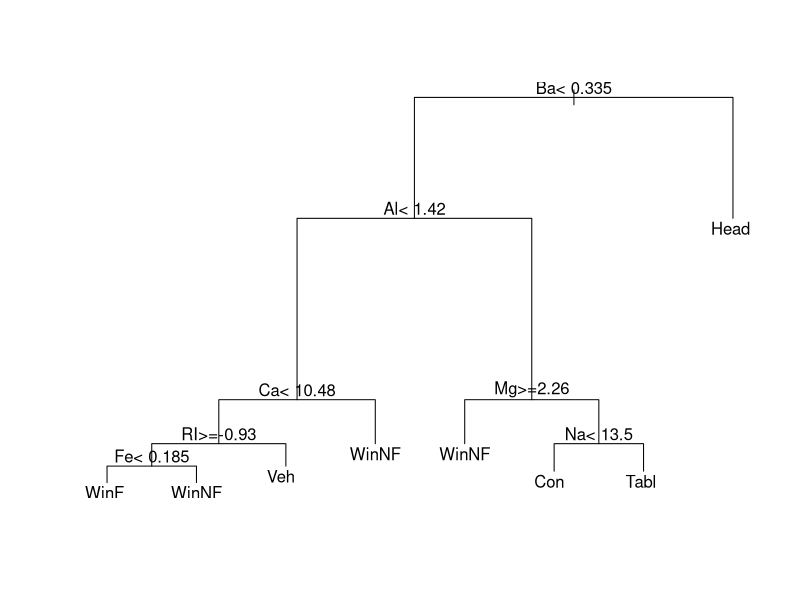
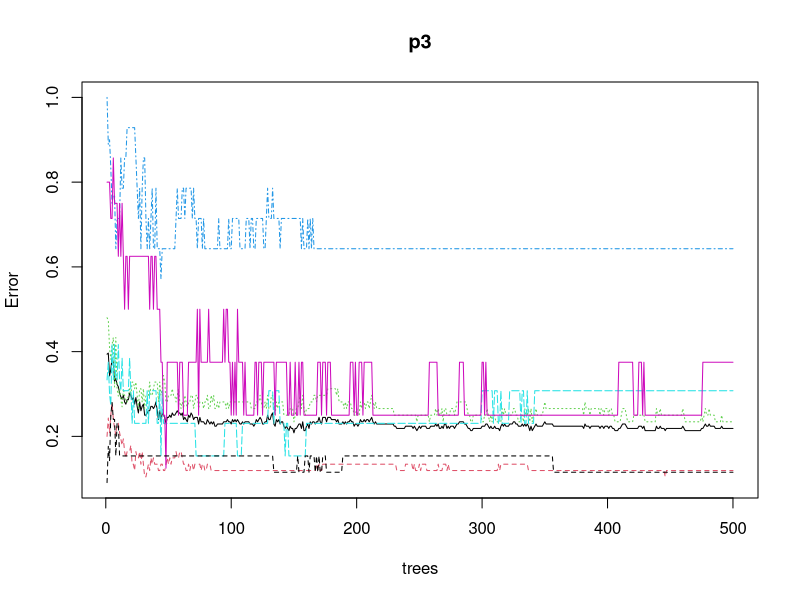
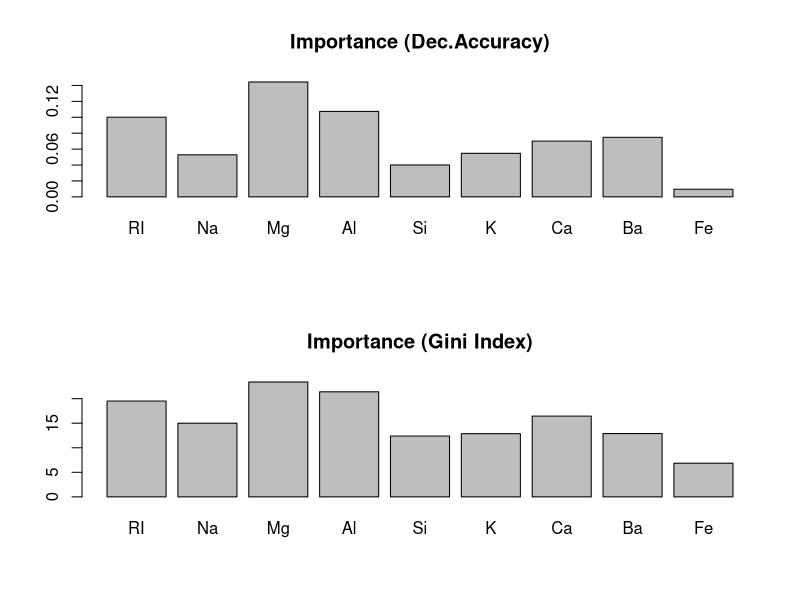

These charts were generated, in order, by the following R code:
######################################
###     Decision Trees, Bagging    ###  
###   and Random Forest Exercise   ###
######################################

# We use the prediction tool Random Forest, which 
# is very powerful and yet easy to use. To help 
# understanding, we set it in a context of other 
# tools:

#  1. Decision Tree: A building block.
#  2. Bagging: Improvement by tree ensembles.
#  3. Random Forest: Injecting more randomness 
#     into tree ensembles.

# WE use the Forensic Glass data in the MASS package. 
# The goal is predict type (of glass fragments) with 
# a set of predictors (of chemical properties). 

# Sample using 90% of data points as the training sample 
# and use the other 10% as test sample. Take a look at the
# data first:

library(MASS)
data(fgl)
str(fgl)
# set.seed for replication
set.seed(1234)
# establish the training and test data sets:
ind <- sample(2, nrow(fgl), 
            replace=TRUE, prob=c(0.9, 0.1))

# we use the 90% for training
trainData <- fgl[ind==1,]

# we use the 10% for testing
testData <- fgl[ind==2,]

# Decision Tree

# A tree-based prediction method (e.g. CART) partitions 
# the feature (variables) space into a set of rectangles, 
# on which fixed constants (predictions) are assigned.

# We can use the rpart function in the rpart package, 
# which implements CART. Load the rpart library and then
# create a tree modeling: type ~ (as a function of) all
# of the rest of the variables using the training data
# only
library(rpart)
p1 <- rpart(type ~ ., data = trainData)
# look at the rules
p1
str(p1)
class(p1)
# plot the tree
plot(p1)
# add text to the tree
text(p1)

# Bagging

# Bagging (Boostrap Aggregation) simply grows multiple trees, 
# each tree growing on a different bootstrap sample. It then
# reports the majority vote or mean response (across all trees)
# as the prediction. We can use the bagging() function in
# the ipred package.
install.packages("ipred")
library(ipred)

# look at the bagging function with help
?bagging

# Perform bagging where the formula is type ~ (as a function
# of) all of the other variables. Use the nbagg= argument
# to set the number of bootstrap samples to 100 and use
# the (compute out of bag) coob= argument to the function 
# to compute an out-of-bag estimate of the error rate. 
# The coob option requests the out-of-bag estimate of 
# the misclassification error.

p2 <- bagging(type ~ ., data = fgl, nbagg=100, coob = T)
p2

# Random Forest

# Random Forest injects additional randomness into the
# bagging procedure on trees: each node is split using
# the best among a subset of predictors randomly chosen
# at that node, instead of the full set. It has the
# following merits:

# . Superior performance.
# . Robust against overfitting.
# . Easy to use, little tuning.

# Thus it is a highly recommended prediction tool. 

library(randomForest)
p3 <- randomForest(type ~ ., data = trainData, importance = T)
p3

plot(p3)

# The plot method traces the error rates (out-of-bag, 
# and by each response category) as the number of 
# trees increases. The importance option in the
# randomForest function requests the assessment of 
# predictor importances. 

# There are two global measures: one is the mean decrease
# in accuracy over all classes, the other is the mean 
# decrease in Gini index. Here is a plot of the two measures:

par(mfrow = c(2, 1))
barplot(p3$importance[, 7], main = "Importance (Dec.Accuracy)")
barplot(p3$importance[, 8], main = "Importance (Gini Index)")
par(mfrow = c(1, 1))

# Comparison of Approaches

# The prediction accuracy on the test sample for Tree, 
# Bagging, and Random Forest can be computed as follows
# (note that testData$type is variable with the actual values):

# First, make a data frame with the correct types, the tree-predicted
# types, the bagging-predicted types and the forest-predicted types:
data.frame(Truth = testData$type, Tree = predict(p1, testData, type = "class"),
               Bagging = predict(p2, testData), Forest = predict(p3, testData))

# Incidentally, Bagging may perform better than Forest 
# on this test sample. Note Bagging is a special 
# case of Forest. For a more rigorous check, we shall 
# estimate the test error rate.

# Error Rate Estimation To compare the performances of 
# different prediction tools, we can do a 10-fold cross
# validation to estimate the test error, using the
# errorest() function in the ipred package. 

# This function requires a predict function that specifies
# only two arguments (object and newdata) and returns
# a predicted class (or scalar). So we first need to 
# write a wrapper function for predict.rpart:

mypredict.rpart <- function(object, newdata) {
  predict(object, newdata = newdata, type = "class")
  }

# We should see a significant improvement by Random Forest
# in the following error rate comparison:

c(Tree = errorest(type ~ ., data = trainData, model = rpart, predict = mypredict.rpart)$error,
    Bagging = errorest(type ~ ., data = trainData, model = bagging)$error,
    Forest = errorest(type ~ ., data = trainData, model = randomForest)$error)

# Here is error rate comparison for the Iris data:

c(Tree = errorest(Species ~ ., data = iris, model = rpart, 
                  predict = mypredict.rpart)$error,
    Bagging = errorest(Species ~ ., data = iris, 
                       model = bagging)$error,
    Forest = errorest(Species ~ ., data = iris, 
                      model = randomForest)$error)

# Conclusion

# We introduced a set of prediction tools (Tree, Bagging, Forest). 
# Tree is a nonlinear method and serves as the building block 
# for the other three tools.

# The drawback of Tree is that it is Unstable (sensitive to
# data noise) and has high variance in the prediction. 
# Bagging reduces such variance by bootstrapping the
# samples. In contrast, Boosting can be thought of as a 
# bias reduction tool.

# Random Forest seems to work the best for routine
# prediction tasks.